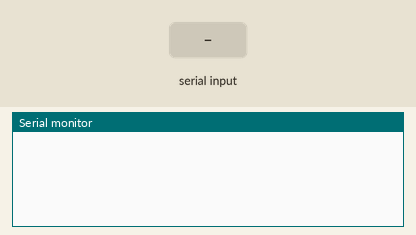
Bench run of a sketch on a simulated Arduino Mega 2560, built with avr-gcc and run on an emulated ATmega2560. Shown: the last lines printed to the serial monitor. The inputs (shaded band) are chosen by the test bench.

Above: at 1.2 s.
1.3 s: "stop" received over the second serial link
At 2.4 s:
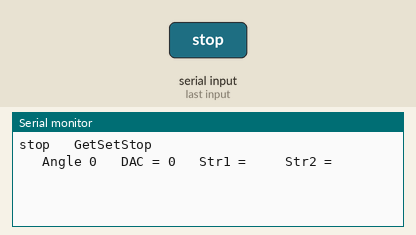
2.8 s: "start" received over the second serial link
At 3.7 s:
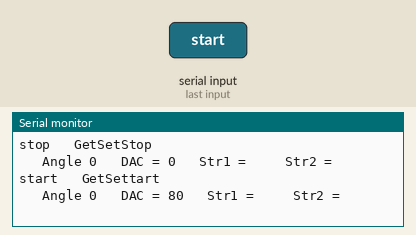
4.3 s: "left" received over the second serial link
At 5.5 s:
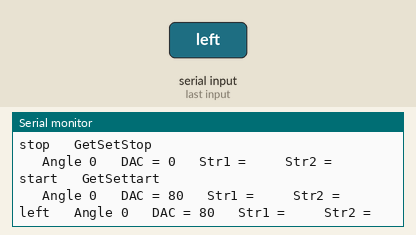
5.8 s: "right" received over the second serial link
At 7.0 s:
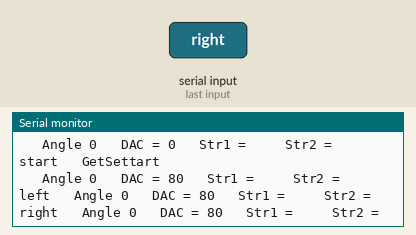
7.3 s: "forward" received over the second serial link
At 8.5 s:
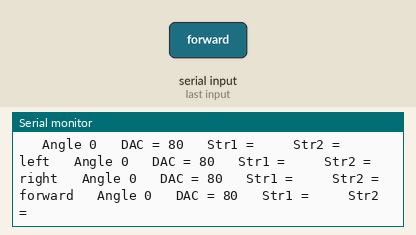
8.8 s: "move" received over the second serial link
At 9.2 s:
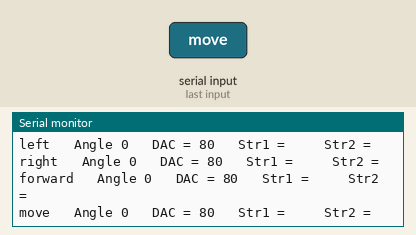

The sketch:

Bluetooth.ino
```cpp
String inputString = "";         // a string to hold incoming data
boolean stringComplete = false;  // whether the string is complete
volatile int b_angle=0;
volatile int b_dac=0;
//String str1="";
//String str2="";
int switch_flag=0;//1-for forward,0-backward
void setup() {
  // initialize serial:
 Serial3.begin(9600);
  Serial.begin(115200);
  // reserve 200 bytes for the inputString:
  inputString.reserve(200);
}

void loop() {
  // print the string when a newline arrives:
  if (stringComplete) {
   Serial.print(inputString);
    // clear the string:
    getdata();
    inputString = "";
    stringComplete = false;
  }
}

void serialEvent3() {
  while (Serial3.available()) {
    // get the new byte:
    char inChar = (char)Serial3.read();

        delay(5);

    // add it to the inputString:
    inputString += inChar;
    // if the incoming character is a newline, set a flag
    // so the main loop can do something about it:


  }
        stringComplete = true;

}


void getdata()
{   String str1 = "", str2 = "", str = "";
    int i, s_len = 0;
    int cmd_flag = 0;
    s_len = inputString.length();

    for(i=0; i <= s_len; i++)
    {
       str += inputString[i];
       if(inputString[i] == ' ')
       {
          cmd_flag = 1;
       }
    }

    if(cmd_flag == 0)
    {
      if(str == "stop")
      {
        b_angle=0;
        Serial.println("   GetSetStop  ");
        b_dac=0;
        //Disable Drive Motor.
      }
      else if(str == "start")
      {
        b_angle=0;
        Serial.println("   GetSettart  ");
        b_dac=80;
        //Enable Drive Motor.
      }
    }
    else if(cmd_flag == 1)
    {
        for(i=0; inputString[i] != ' '; i++)
        {
          str1 += inputString[i];
        }
        i++;

        for(; i <= s_len; i++)
        {
           str2 += inputString[i];
        }

        if(str1=="left")
        {
           b_angle = str2.toInt();
           b_angle=-b_angle;
         //Serial.print("   Angle ");Serial.print(b_angle);
        }
        else if(str1=="right")
        {
            b_angle=str2.toInt();
          //Serial.print("   Angle ");Serial.print(b_angle);
        }
        else if(str2 == "forward")
        {
           b_angle=0;
           switch_flag=1;
           if(str1=="move")
              b_dac=85;
           if(str1=="slow")
              b_dac=80;
           if(str1=="fast")
              b_dac=90;
        }
        else if(str2=="reverse")
        {
            b_angle=0;
            switch_flag=0;
            if(str1=="move")
              b_dac=80;
        }

    }

    Serial.print("   Angle ");Serial.print(b_angle);
    Serial.print("   DAC = ");Serial.print(b_dac);
    Serial.print("   Str1 =  ");Serial.print(str1);
    Serial.print("   Str2 =  ");Serial.println(str2);
}
```

Measured:
- after the input at 1.3 s, the serial monitor: prints a new line at once (image 1)
- after the input at 2.8 s, the serial monitor: prints a new line at once (image 2)
- after the input at 4.3 s, the serial monitor: prints a new line at once (image 3)
- after the input at 5.8 s, the serial monitor: prints a new line at once (image 4)
- after the input at 7.3 s, the serial monitor: prints a new line at once (image 5)
- after the input at 8.8 s, the serial monitor: prints a new line at once (image 6)
